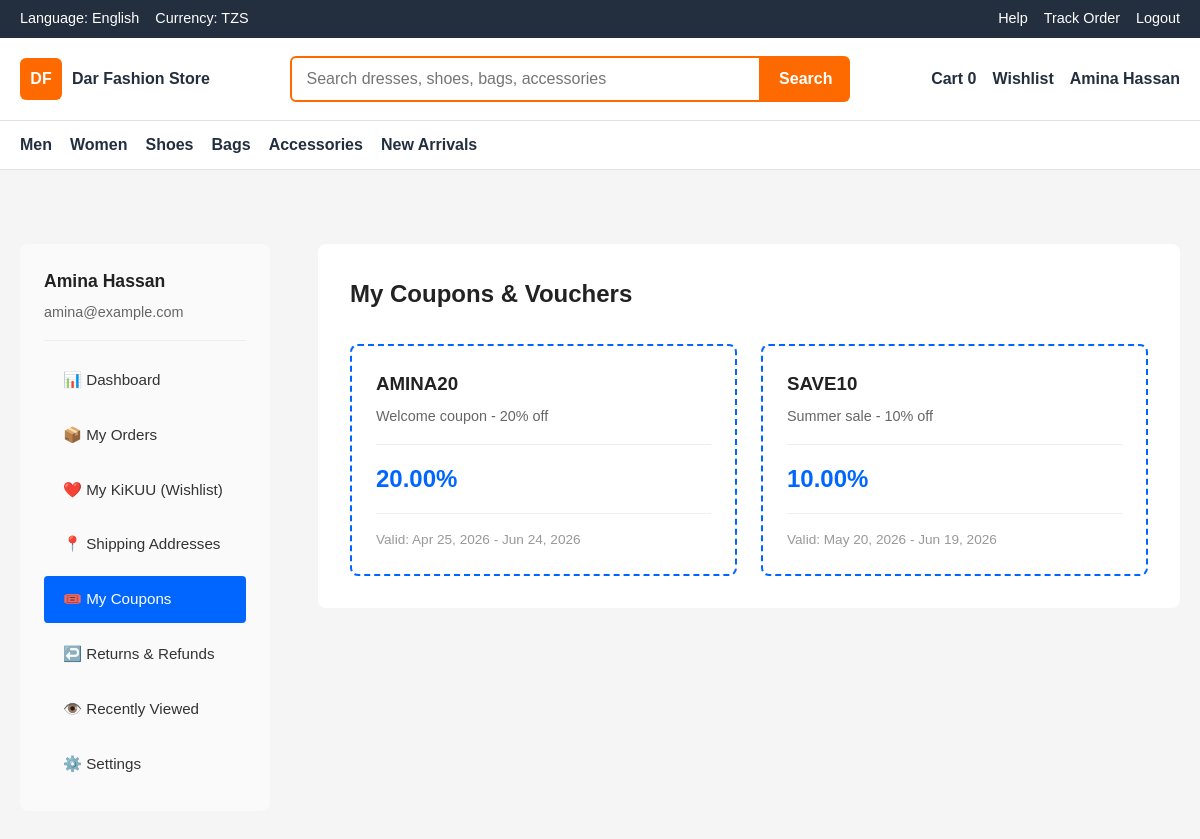
The app's page /profile.php?tab=coupons (signed in) with its own data.
### tables this page shows
CREATE TABLE user_coupons (
    id INT UNSIGNED AUTO_INCREMENT PRIMARY KEY,
    user_id INT UNSIGNED NOT NULL,
    code VARCHAR(50) NOT NULL UNIQUE,
    discount_percentage DECIMAL(5,2),
    discount_amount DECIMAL(10,2),
    description TEXT,
    valid_from DATE NOT NULL,
    valid_until DATE NOT NULL,
    min_purchase DECIMAL(10,2) NOT NULL DEFAULT 0.00,
    max_uses INT UNSIGNED,
    times_used INT UNSIGNED NOT NULL DEFAULT 0,
    status ENUM('active', 'used', 'expired', 'cancelled') NOT NULL DEFAULT 'active',
    created_at TIMESTAMP NOT NULL DEFAULT CURRENT_TIMESTAMP,
    CONSTRAINT fk_coupons_user
        FOREIGN KEY (user_id) REFERENCES users(id)
        ON UPDATE CASCADE
        ON DELETE CASCADE,
    INDEX idx_coupons_user (user_id),
    INDEX idx_coupons_code (code)
);

### app/includes/auth.php (called while the page is built, shortened)
<?php
function current_user() {
    return $_SESSION['user'] ?? null;
}

### public/profile.php (the view, shortened to what this page needs)
<?php
require_once __DIR__ . '/../app/includes/auth.php';
$user = current_user();
$database = new Database();
$conn = $database->connect();
$tab = $_GET['tab'] ?? 'dashboard';
$userOrders = [];
$totalSpent = 0;
$wishlistItems = [];
$userCoupons = [];
if ($conn) {
    $stmt = $conn->prepare("
        SELECT o.*, p.payment_status, p.method
        FROM orders o
        LEFT JOIN payments p ON p.order_id = o.id
        WHERE o.user_id = ?
        ORDER BY o.created_at DESC
        LIMIT 10
    ");
    $stmt->execute([$user['id']]);
    $userOrders = $stmt->fetchAll(PDO::FETCH_ASSOC);
    $stmt = $conn->prepare("SELECT COALESCE(SUM(total), 0) as total_spent FROM orders WHERE user_id = ?");
    $stmt->execute([$user['id']]);
    $totalSpent = $stmt->fetch(PDO::FETCH_ASSOC)['total_spent'];
    $stmt = $conn->prepare("
        SELECT p.*, w.created_at as added_at
        FROM user_wishlist w
        JOIN products p ON p.id = w.product_id
        WHERE w.user_id = ?
        ORDER BY w.created_at DESC
    ");
    $stmt->execute([$user['id']]);
    $wishlistItems = $stmt->fetchAll(PDO::FETCH_ASSOC);
    $stmt = $conn->prepare("
        SELECT * FROM user_coupons
        WHERE user_id = ?
        ORDER BY valid_until DESC
    ");
    $stmt->execute([$user['id']]);
    $userCoupons = $stmt->fetchAll(PDO::FETCH_ASSOC);
}
include __DIR__ . '/../app/includes/header.php';
?>
<main class="section">
    <div class="container profile-layout">
        <aside class="profile-sidebar">
            <div class="profile-header">
                <h2><?php echo htmlspecialchars($user['fullname']); ?></h2>
                <p class="profile-email"><?php echo htmlspecialchars($user['email']); ?></p>
            </div>
            <nav class="profile-nav">
                <a href="?tab=dashboard" class="profile-nav-item <?php echo $tab === 'dashboard' ? 'is-active' : ''; ?>">
                    📊 Dashboard
                </a>
                <a href="?tab=orders" class="profile-nav-item <?php echo $tab === 'orders' ? 'is-active' : ''; ?>">
                    📦 My Orders
                </a>
                <a href="?tab=wishlist" class="profile-nav-item <?php echo $tab === 'wishlist' ? 'is-active' : ''; ?>">
                    ❤️ My KiKUU (Wishlist)
                </a>
                <a href="?tab=addresses" class="profile-nav-item <?php echo $tab === 'addresses' ? 'is-active' : ''; ?>">
                    📍 Shipping Addresses
                </a>
                <a href="?tab=coupons" class="profile-nav-item <?php echo $tab === 'coupons' ? 'is-active' : ''; ?>">
                    🎟️ My Coupons
                </a>
                <a href="?tab=returns" class="profile-nav-item <?php echo $tab === 'returns' ? 'is-active' : ''; ?>">
                    ↩️ Returns & Refunds
                </a>
                <a href="?tab=recently-viewed" class="profile-nav-item <?php echo $tab === 'recently-viewed' ? 'is-active' : ''; ?>">
                    👁️ Recently Viewed
                </a>
                <a href="?tab=settings" class="profile-nav-item <?php echo $tab === 'settings' ? 'is-active' : ''; ?>">
                    ⚙️ Settings
                </a>
            </nav>
        </aside>
        <section class="profile-content">
            <?php if ($tab === 'dashboard'): ?>
                <div class="profile-section">
                    <h1>Welcome back, <?php echo htmlspecialchars($user['fullname']); ?>!</h1>
                    <div class="profile-stats">
                        <div class="stat-card">
                            <div class="stat-number"><?php echo count($userOrders); ?></div>
                            <div class="stat-label">Total Orders</div>
                        </div>
                        <div class="stat-card">
                            <div class="stat-number">TZS <?php echo number_format($totalSpent, 0); ?></div>
                            <div class="stat-label">Total Spent</div>
                        </div>
                        <div class="stat-card">
                            <div class="stat-number"><?php echo count($wishlistItems); ?></div>
                            <div class="stat-label">Wishlist Items</div>
                        </div>
                        <div class="stat-card">
                            <div class="stat-number"><?php echo count($userCoupons); ?></div>
                            <div class="stat-label">Available Coupons</div>
                        </div>
                    </div>
                    <h2 style="margin-top: 3rem;">Recent Orders</h2>
                    <?php if ($userOrders): ?>
                        <div class="cart-table">
                            <div class="cart-row cart-row--head">
                                <span>Order</span><span>Date</span><span>Total</span><span>Payment</span><span>Status</span><span>Action</span>
                            </div>
                            <?php foreach (array_slice($userOrders, 0, 3) as $order): ?>
                                <div class="cart-row">
                                    <span><?php echo htmlspecialchars($order['order_number']); ?></span>
                                    <span><?php echo date('M d, Y', strtotime($order['created_at'])); ?></span>
                                    <span>TZS <?php echo number_format($order['total'], 0); ?></span>
                                    <span><?php echo htmlspecialchars($order['payment_status'] ?? 'pending'); ?></span>
                                    <span><strong><?php echo htmlspecialchars(ucfirst($order['status'])); ?></strong></span>
                                    <a href="track-order.php?order_number=<?php echo urlencode($order['order_number']); ?>">Track</a>
                                </div>
                            <?php endforeach; ?>
                        </div>
                        <p><a href="?tab=orders">View all orders →</a></p>
                    <?php else: ?>
                        <p class="empty-state">No orders yet. <a href="shop.php">Start shopping!</a></p>
                    <?php endif; ?>
                </div>
            <?php elseif ($tab === 'coupons'): ?>
                <div class="profile-section">
                    <h1>My Coupons & Vouchers</h1>
                    <?php if ($userCoupons): ?>
                        <div style="display: grid; grid-template-columns: repeat(auto-fill, minmax(300px, 1fr)); gap: 1.5rem;">
                            <?php foreach ($userCoupons as $coupon): ?>
                                <div style="border: 2px dashed #0066ff; border-radius: 8px; padding: 1.5rem;">
                                    <h3 style="margin: 0 0 0.5rem 0;"><?php echo htmlspecialchars($coupon['code']); ?></h3>
                                    <p style="margin: 0 0 1rem 0; color: #666; font-size: 0.9rem;">
                                        <?php echo htmlspecialchars($coupon['description']); ?>
                                    </p>
                                    <div style="display: flex; justify-content: space-between; align-items: center; margin-bottom: 1rem; padding: 1rem 0; border-top: 1px solid #eee; border-bottom: 1px solid #eee;">
                                        <div style="font-size: 1.5rem; font-weight: 600; color: #0066ff;">
                                            <?php echo $coupon['discount_percentage'] ? $coupon['discount_percentage'] . '%' : 'TZS ' . number_format($coupon['discount_amount'], 0); ?>
                                        </div>
                                    </div>
                                    <p style="margin: 0; font-size: 0.85rem; color: #999;">
                                        Valid: <?php echo date('M d, Y', strtotime($coupon['valid_from'])); ?> - <?php echo date('M d, Y', strtotime($coupon['valid_until'])); ?>
                                    </p>
                                </div>
                            <?php endforeach; ?>
                        </div>
                    <?php else: ?>
                        <p class="empty-state">No coupons available yet.</p>
                    <?php endif; ?>
                </div>
            <?php endif; ?>
        </section>
    </div>
</main>

### assets/css/style.css (style rules this page uses)
:root { --primary: #ff6a00; --secondary: #232f3e; --accent: #ffd814; --background: #f5f5f5; --surface: #ffffff; --text: #222222; --muted: #667085; --border: #dde2e8; --success: #13795b; --shadow: 0 14px 35px rgba(35, 47, 62, 0.1); }
* { box-sizing: border-box; }
html { scroll-behavior: smooth; }
body { margin: 0; background: var(--background); color: var(--text); font-family: Arial, Helvetica, sans-serif; line-height: 1.5; }
a { color: inherit; text-decoration: none; }
.container { width: min(1200px, calc(100% - 40px)); margin: 0 auto; }
.section { padding: 42px 0; }
.profile-layout { display: grid; grid-template-columns: 300px 1fr; gap: 24px; align-items: start; }

### records on screen
user_coupons: code "AMINA20", description "Welcome coupon - 20% off", discount_percentage "20.00", valid_from "Apr 25, 2026", valid_until "Jun 24, 2026"
user_coupons: code "SAVE10", description "Summer sale - 10% off", discount_percentage "10.00", valid_from "May 20, 2026", valid_until "Jun 19, 2026"

### other values on screen
$cartCount "0"
$loggedInUser['fullname'] "Amina Hassan"
$user['fullname'] "Amina Hassan"
$user['email'] "amina@example.com"
